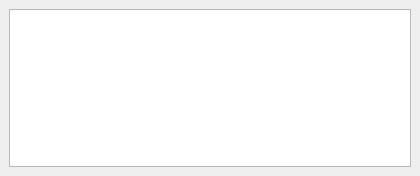
<?xml version="1.0" encoding="UTF-8"?>
<ui version="4.0">
 <class>TaskLogWindow</class>
 <widget class="QDockWidget" name="TaskLogWindow">
  <property name="geometry">
   <rect>
    <x>0</x>
    <y>0</y>
    <width>420</width>
    <height>176</height>
   </rect>
  </property>
  <property name="features">
   <set>QDockWidget::DockWidgetFloatable|QDockWidget::DockWidgetMovable</set>
  </property>
  <property name="windowTitle">
   <string>Task Log</string>
  </property>
  <widget class="QWidget" name="dockWidgetContents">
   <layout class="QHBoxLayout" name="horizontalLayout">
    <item>
     <widget class="QTableView" name="tableView">
      <property name="alternatingRowColors">
       <bool>true</bool>
      </property>
      <property name="selectionMode">
       <enum>QAbstractItemView::SingleSelection</enum>
      </property>
      <property name="selectionBehavior">
       <enum>QAbstractItemView::SelectRows</enum>
      </property>
      <property name="sortingEnabled">
       <bool>true</bool>
      </property>
      <attribute name="verticalHeaderShowSortIndicator" stdset="0">
       <bool>true</bool>
      </attribute>
      <attribute name="verticalHeaderShowSortIndicator" stdset="0">
       <bool>true</bool>
      </attribute>
     </widget>
    </item>
   </layout>
  </widget>
 </widget>
 <resources/>
 <connections/>
</ui>
